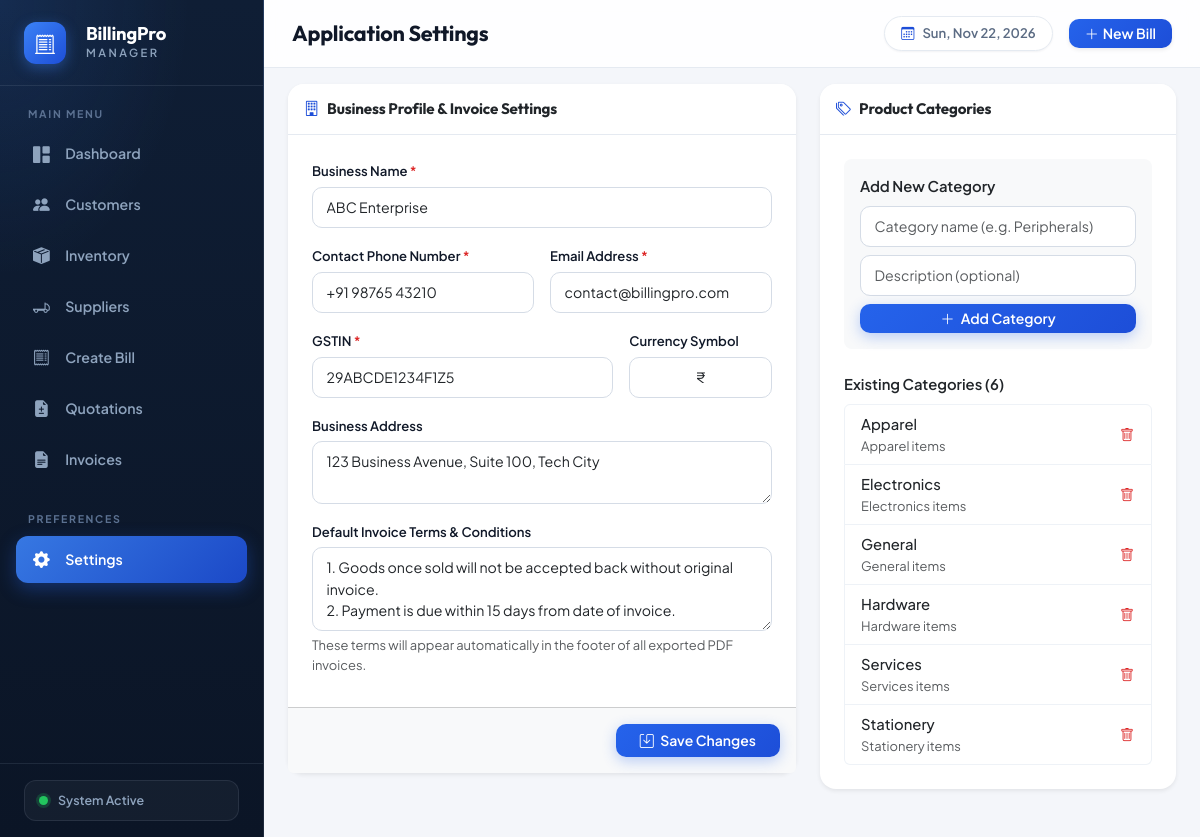
/settings/, run on the app's committed database.
### tables this page shows
CREATE TABLE business_settings (
    id INTEGER PRIMARY KEY CHECK (id = 1),
    business_name TEXT NOT NULL DEFAULT 'Billing Pro Enterprises',
    logo_path TEXT DEFAULT 'static/images/logo.png',
    address TEXT DEFAULT '123 Business Avenue, Suite 100, Tech City',
    phone TEXT DEFAULT '+91 98765 43210',
    email TEXT DEFAULT 'contact@billingpro.com',
    gstin TEXT DEFAULT '29ABCDE1234F1Z5',
    currency_symbol TEXT DEFAULT '₹',
    terms_conditions TEXT DEFAULT '1. Goods once sold will not be accepted back without invoice.
2. Payment is due within 15 days.',
    updated_at TIMESTAMP DEFAULT CURRENT_TIMESTAMP
);

CREATE TABLE categories (
    id INTEGER PRIMARY KEY AUTOINCREMENT,
    name TEXT UNIQUE NOT NULL,
    description TEXT,
    created_at TIMESTAMP DEFAULT CURRENT_TIMESTAMP
);

### routes/settings.py (the view)
@settings_bp.route('/', methods=['GET'])
def index():
    db = get_db()
    settings = db.execute("SELECT * FROM business_settings WHERE id = 1").fetchone()
    categories = ProductModel.get_categories()
    return render_template('settings.html', settings=dict(settings) if settings else {}, categories=categories)

### database.py (called while the page is built)
def get_db():
    try:
        if 'db' not in g:
            g.db = sqlite3.connect(Config.DATABASE_PATH)
            g.db.row_factory = sqlite3.Row
            g.db.execute("PRAGMA foreign_keys = ON;")
            g.db.execute("PRAGMA journal_mode = WAL;")
        return g.db
    except RuntimeError:
        return get_standalone_db()

### models/product.py (called while the page is built)
    @classmethod
    def get_categories(cls):
        db = get_db()
        rows = db.execute("SELECT * FROM categories ORDER BY name ASC").fetchall()
        return [dict(r) for r in rows]

### templates/settings.html (shortened to what this page needs)
{% extends 'base.html' %}
{% block page_title %}Application Settings{% endblock %}
{% block content %}
<div class="row g-4">
    <div class="col-12 col-xl-7">
        <div class="card border-0 shadow-sm mb-4">
            <div class="card-header bg-white py-3">
                <h6 class="mb-0 fw-bold text-dark">
                    <i class="bi bi-building me-2 text-primary"></i>Business Profile & Invoice Settings
                </h6>
            </div>
            <form action="{{ url_for('settings.update_settings') }}" method="POST">
                <div class="card-body p-4">
                    <div class="mb-3">
                        <label class="form-label fw-semibold">Business Name <span class="text-danger">*</span></label>
                        <input type="text" name="business_name" class="form-control" required value="{{ settings.business_name or '' }}">
                    </div>
                    <div class="row g-3 mb-3">
                        <div class="col-md-6">
                            <label class="form-label fw-semibold">Contact Phone Number <span class="text-danger">*</span></label>
                            <input type="text" name="phone" class="form-control" required value="{{ settings.phone or '' }}">
                        </div>
                        <div class="col-md-6">
                            <label class="form-label fw-semibold">Email Address <span class="text-danger">*</span></label>
                            <input type="email" name="email" class="form-control" required value="{{ settings.email or '' }}">
                        </div>
                    </div>
                    <div class="row g-3 mb-3">
                        <div class="col-md-8">
                            <label class="form-label fw-semibold">GSTIN <span class="text-danger">*</span></label>
                            <input type="text" name="gstin" class="form-control" maxlength="15" required value="{{ settings.gstin or '' }}">
                        </div>
                        <div class="col-md-4">
                            <label class="form-label fw-semibold">Currency Symbol</label>
                            <input type="text" name="currency_symbol" class="form-control text-center" value="{{ settings.currency_symbol or '₹' }}">
                        </div>
                    </div>
                    <div class="mb-3">
                        <label class="form-label fw-semibold">Business Address</label>
                        <textarea name="address" class="form-control" rows="2">{{ settings.address or '' }}</textarea>
                    </div>
                    <div class="mb-2">
                        <label class="form-label fw-semibold">Default Invoice Terms & Conditions</label>
                        <textarea name="terms_conditions" class="form-control" rows="3">{{ settings.terms_conditions or '' }}</textarea>
                        <div class="form-text small">These terms will appear automatically in the footer of all exported PDF invoices.</div>
                    </div>
                </div>
                <div class="card-footer bg-light p-3 text-end">
                    <button type="submit" class="btn btn-primary px-4">
                        <i class="bi bi-save me-1"></i> Save Changes
                    </button>
                </div>
            </form>
        </div>
    </div>
    <div class="col-12 col-xl-5">
        <div class="card border-0 shadow-sm mb-4">
            <div class="card-header bg-white py-3">
                <h6 class="mb-0 fw-bold text-dark">
                    <i class="bi bi-tags me-2 text-primary"></i>Product Categories
                </h6>
            </div>
            <div class="card-body p-4">
                <form action="{{ url_for('settings.add_category') }}" method="POST" class="mb-4 p-3 bg-light rounded-3">
                    <div class="fw-semibold text-dark mb-2">Add New Category</div>
                    <div class="mb-2">
                        <input type="text" name="category_name" class="form-control" required placeholder="Category name (e.g. Peripherals)">
                    </div>
                    <div class="mb-2">
                        <input type="text" name="category_desc" class="form-control form-control-sm" placeholder="Description (optional)">
                    </div>
                    <button type="submit" class="btn btn-sm btn-primary w-100">
                        <i class="bi bi-plus-lg me-1"></i> Add Category
                    </button>
                </form>
                <div class="fw-semibold text-dark mb-2">Existing Categories ({{ categories|length }})</div>
                <div class="list-group">
                    {% for cat in categories %}
                    <div class="list-group-item d-flex justify-content-between align-items-center py-2">
                        <div>
                            <span class="fw-medium text-dark">{{ cat.name }}</span>
                            {% if cat.description %}
                                <div class="small text-muted">{{ cat.description }}</div>
                            {% endif %}
                        </div>
                        <form action="{{ url_for('settings.delete_category', category_id=cat.id) }}" method="POST" onsubmit="return confirm('Delete this category? Associated products will have category set to None.');">
                            <button type="submit" class="btn btn-link text-danger p-0" title="Delete category">
                                <i class="bi bi-trash"></i>
                            </button>
                        </form>
                    </div>
                    {% endfor %}
                </div>
            </div>
        </div>
    </div>
</div>
{% endblock %}

### static/css/style.css (style rules this page uses)
:root { --primary: #1d4ed8; --primary-hover: #1e40af; --primary-light: #eff6ff; --primary-border: #bfdbfe; --primary-glow: 0 4px 16px rgba(29, 78, 216, 0.28); --success: #059669; --success-light: #ecfdf5; --success-border: #a7f3d0; --warning: #d97706; --warning-light: #fffbeb; --warning-border: #fde68a; --danger: #dc2626; --danger-light: #fef2f2; --danger-border: #fecaca; --info: #0369a1; --info-light: #f0f9ff; --info-border: #bae6fd; --sidebar-bg: #0b1526; --sidebar-bg-2: #0f1e35; --sidebar-border: rgba(148, 163, 184, 0.14); --sidebar-text: #8ea3bd; --sidebar-text-active: #ffffff; --sidebar-accent: #3b82f6; --body-bg: #f4f6fa; --card-bg: #ffffff; --card-border: #e5eaf1; --text-main: #101828; --text-muted: #5b6b83; --text-subtle: #8aa0b8; --radius-sm: 8px; --radius-md: 12px; --radius-lg: 16px; --radius-xl: 22px; --shadow-xs: 0 1px 2px rgba(16, 24, 40, 0.05); --shadow-sm: 0 1px 3px rgba(16, 24, 40, 0.07), 0 1px 2px rgba(16, 24, 40, 0.05); --shadow-md: 0 4px 14px -2px rgba(16, 24, 40, 0.07), 0 2px 5px -2px rgba(16, 24, 40, 0.05); --shadow-lg: 0 14px 34px -6px rgba(16, 24, 40, 0.12), 0 4px 8px -4px rgba(16, 24, 40, 0.05); --shadow-card-hover: 0 18px 38px -8px rgba(16, 24, 40, 0.14), 0 6px 12px -4px rgba(16, 24, 40, 0.06); --transition: all 0.25s cubic-bezier(0.16, 1, 0.3, 1); }
html { scroll-behavior: smooth; }
body { font-family: 'Plus Jakarta Sans', -apple-system, BlinkMacSystemFont, 'Segoe UI', sans-serif; background: var(--body-bg); color: var(--text-main); font-size: 0.925rem; line-height: 1.55; -webkit-font-smoothing: antialiased; overflow-x: hidden; }
h1, h2, h3, h4, h5, h6, .brand-title, .page-title { font-family: 'Outfit', 'Plus Jakarta Sans', sans-serif; letter-spacing: -0.01em; }
.card { background: var(--card-bg); border: 1px solid var(--card-border); border-radius: var(--radius-lg); }
.card.border-0 { border: 1px solid var(--card-border); }
.card-header { background: transparent; border-bottom: 1px solid var(--card-border); border-radius: var(--radius-lg) var(--radius-lg) 0 0 !important; }
.card-header h6 { font-size: 0.95rem; }
.btn { border-radius: 10px; font-weight: 600; font-size: 0.875rem; transition: var(--transition); }
.btn-primary { background: linear-gradient(135deg, #2563eb 0%, #1d4ed8 100%); border: none; box-shadow: 0 4px 14px rgba(37, 99, 235, 0.3); }
.form-label { font-size: 0.82rem; font-weight: 600; color: var(--text-main); margin-bottom: 0.35rem; }
.form-control, .form-select { border-radius: 10px; border: 1px solid #d5dce6; padding: 0.55rem 0.85rem; font-size: 0.885rem; transition: var(--transition); }
.text-primary { color: var(--primary) !important; }
.text-danger { color: var(--danger) !important; }
.fw-bold { font-weight: 700 !important; }
.btn-link { color: var(--primary); font-weight: 600; }
.list-group-item { border-color: #eef2f7; }

### data on the page
business_settings: business_name "ABC Enterprise", phone "+91 98765 43210", email "contact@billingpro.com", gstin "29ABCDE1234F1Z5", currency_symbol "₹", address "123 Business Avenue, Suite 100, Tech City", terms_conditions "1. Goods once sold will not be accepted back without original invoice. 2. Payment is due within 15 days from date of invoice."
categories: name "Apparel", description "Apparel items"
categories: name "Electronics", description "Electronics items"
categories: name "General", description "General items"
categories: name "Hardware", description "Hardware items"
categories: name "Services", description "Services items"
categories: name "Stationery", description "Stationery items"

### other printed values
{{ categories|length }} "6"
